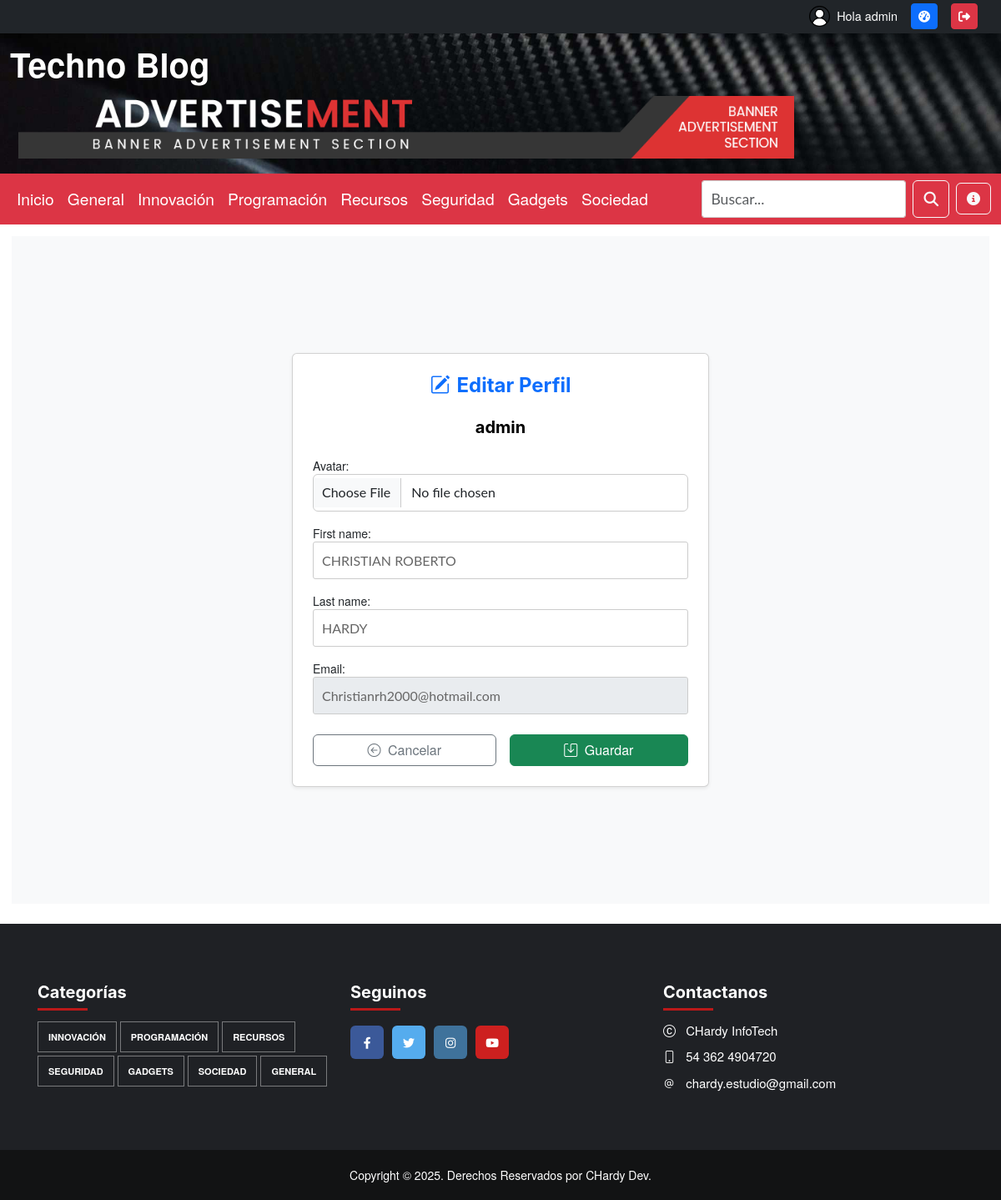
The page /user/edit/ (signed in) on the database its author committed.
### apps/user/models.py (models this page shows, shortened)
class User(AbstractUser):
    ROLE_CHOICES = (
        ('admin', 'Administrador'),
        ('colaborador', 'Colaborador'),
        ('registrado', 'Registrado'),
    )
    role = models.CharField(max_length=15, choices=ROLE_CHOICES, default='registrado')
    avatar = models.ImageField(upload_to='avatars/', null=True, blank=True)
    class Meta:
        verbose_name_plural = "Usuarios"

### apps/user/views.py (the view)
# urls.py: path('edit/', ProfileUpdateView.as_view(), name='edit_profile'),
class ProfileUpdateView(LoginRequiredMixin, UpdateView):
    model = User
    form_class = EditProfileForm
    template_name = 'user/edit_profile.html'
    success_url = reverse_lazy('user:profile')
    def get_object(self):
        return self.request.user

### apps/user/forms.py
class EditProfileForm(forms.ModelForm):
    email = forms.EmailField(
        disabled=True,
        widget=forms.EmailInput(attrs={'class': 'form-control', 'readonly': 'readonly'})
    )
    class Meta:
        model = User
        fields = ['avatar', 'first_name', 'last_name', 'email']
        widgets = {
            'first_name': forms.TextInput(attrs={'class': 'form-control'}),
            'last_name': forms.TextInput(attrs={'class': 'form-control'}),
            'avatar': forms.FileInput(attrs={'class': 'form-control'}),
        }

### apps/core/templatetags/form_tags.py (called while the page is built)
@register.filter(name='add_class')
def add_class(field, css_class):
    return field.as_widget(attrs={'class': css_class})

### templates/user/edit_profile.html (shortened to what this page needs)
{% extends 'base.html' %}
{% load static %}
{% load form_tags %}
{% block content %}
  <div class="container-fluid d-flex justify-content-center align-items-center bg-light" style="min-height: 100vh;">
    <div class="card shadow-sm p-4 w-100" style="max-width: 500px;">
      <h4 class="text-center mb-4 text-primary"><i class="bi bi-pencil-square me-2"></i>Editar Perfil</h4>
      <h5 class="text-center fw-bold mb-4">{{ user.username }}</h5>
      <form method="post" enctype="multipart/form-data" novalidate>
        {% for field in form %}
          <div class="mb-3">
            {{ field.label_tag }}
            {{ field|add_class:'form-control' }}
          </div>
        {% endfor %}
        <div class="d-flex flex-wrap gap-3 mt-4">
          <a href="/" class="btn btn-outline-secondary flex-fill"><i class="bi bi-arrow-left-circle me-1"></i> Cancelar</a>
          <button type="submit" class="btn btn-success flex-fill"><i class="bi bi-save me-1"></i> Guardar</button>
        </div>
      </form>
    </div>
  </div>
{% endblock %}

### templates/base.html (shortened to what this page needs)
{% load static %}
{% now 'U' as timestamp %}
<!DOCTYPE html>
<html lang="es-arn">
  <head>
    <link href="https://cdn.jsdelivr.net/npm/bootstrap@5.3.2/dist/css/bootstrap.min.css" rel="stylesheet" />
    <link rel="stylesheet" href="https://cdn.jsdelivr.net/npm/bootstrap-icons@1.10.5/font/bootstrap-icons.css" />
    <link rel="stylesheet" href="https://cdnjs.cloudflare.com/ajax/libs/font-awesome/6.4.0/css/all.min.css" />
    <link rel="stylesheet" href="{% static 'css/style.no-min.css' %}?v={{ timestamp }}" />
    <link rel="stylesheet" href="{% static 'css/my-style.css' %}?v={{ timestamp }}" />
  </head>
  <body>
    {% load static %}
    <div class="top-user-bar fixed-top bg-dark text-white py-1 px-3 shadow-sm" style="z-index: 1050;">
      <div class="container-fluid d-flex justify-content-end align-items-center gap-3">
        {% if user.is_authenticated %}
          <a href="{% url 'user:profile' %}" class="d-flex align-items-center text-white text-decoration-none">
            {% if user.avatar %}
              <img src="{{ user.avatar.url }}" alt="Avatar" width="25px" height="25px" />
            {% else %}
              <img src="/static/images/default_avatar.png" alt="Avatar por defecto" width="25px" height="25px" />
            {% endif %}
            <span class="ms-2">Hola {{ user.username }}</span>
          </a>
          {% if user.role == 'admin' %}
            <a href="/admin/" class="btn btn-sm btn-primary" title="Panel de Control"><i class="fa fa-tachometer-alt"></i></a>
          {% elif user.role == 'colaborador' %}
            <a href="/dashboard" class="btn btn-sm btn-primary" title="Panel de Control"><i class="fa fa-tachometer-alt"></i></a>
          {% endif %}
          <form method="post" action="{% url 'user:logout' %}" class="d-inline">
            <button type="submit" class="btn btn-sm btn-danger" title="Cerrar sesión"><i class="fas fa-sign-out-alt"></i></button>
          </form>
        {% else %}
          <a href="{% url 'user:login' %}" class="btn btn-sm btn-outline-light login">Login</a>
          <a href="{% url 'user:register' %}" class="btn btn-sm btn-outline-none registro-hover">Registro</a>
        {% endif %}
      </div>
    </div>
    <div class="wrapper">
      {% include 'header.html' %}
      <main style="height: auto; padding: 1em;">
        {% block content %}
        {% endblock %}
      </main>
      {% include 'footer.html' %}
    </div>
  </body>
</html>

### static/css/my-style.css (style rules this page uses)
body { padding-top: 40px; font-family: "Helvetica Neue", Helvetica, Arial, sans-serif; font-size: 14px; line-height: 1.42857143; color: #333; background-color: #fff; height: 100%; margin: 0; }
.top-user-bar { height: 40px; font-size: 0.9rem; }
.top-user-bar a { color: white !important; text-decoration: none; }

### rows shown on the page
User: username "admin", form "CHRISTIAN ROBERTO" "HARDY" "Christianrh2000@hotmail.com"

### other values the page prints
{{ field.label_tag }} "Avatar:" "First name:" "Last name:" "Email:"
